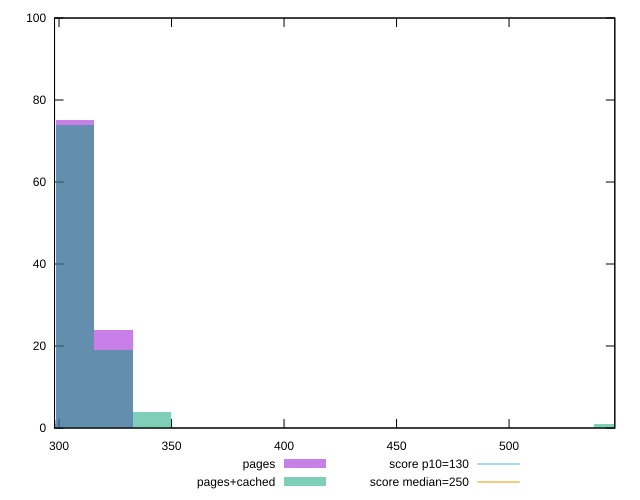

Write the gnuplot code that produced this figure.
reset

$pages <<EOF
307.1771417415857 75
324.2425385050071 24
290.1117449781642 1
EOF

$pagesCached <<EOF
546.0926964294856 1
307.1771417415857 74
324.2425385050071 19
341.30793526842854 4
290.1117449781642 2
EOF

set key outside below
set boxwidth 17.065396763421425
set xrange [297.9999999999991:546.9999999999982]
set yrange [0:100]
set trange [0:100]
set style fill transparent solid 0.5 noborder

set parametric
set terminal svg size 640, 500 enhanced background rgb 'white'
set output "report_00018_2021-02-10T15-25-16.877Z/max-potential-fid/comparison/histogram/0_vs_1.svg"

plot $pages title "pages" with boxes, \
     $pagesCached title "pages+cached" with boxes, \
     130,t title "score p10=130", \
     250,t title "score median=250"

reset
